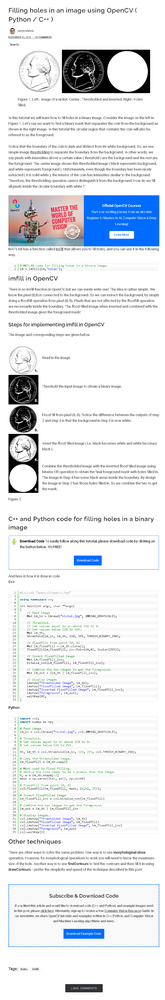
#> input picture OpenCV技巧_二值圖孔洞填充方法與實現(附源碼)/screencapture-learnopencv-filling-holes-in-an-image-using-opencv-python-c-2021-08-23-16_19_51.png, 165 x 1000 px, shrunk from 842 x 5090 before the run
$ python LoG_edge.py '../../../../../../OpenCV技巧_二值圖孔洞填充方法與實現(附源碼)/screencapture-learnopencv-filling-holes-in-an-image-using-opencv-python-c-2021-08-23-16_19_51.png'   (Python 2 division)   (older library calls are emulated)
#> lines starting #> are read from the running program, lines starting #| are printed output that depends on the picture; after the words box and inside, x2 and y2 are one past the last pixel; in counts of white or black regions, pixels touching at a corner belong together
# -*- coding: utf-8 -*-
import sys
import numpy as np
import math
import cv2
from scipy import signal
#构建 LoG 算子
def createLoGKernel(sigma,kSize):
    # LoG 算子的宽高，且两者均为奇数
    winH,winW = kSize
    logKernel = np.zeros(kSize,np.float32)
    #方差
    sigmaSquare = pow(sigma,2.0)
    # LoG 算子的中心
    centerH = (winH-1)/2
    centerW = (winW-1)/2
    for r in xrange(winH):
        for c in xrange(winW):
            norm2 = pow(r-centerH,2.0) + pow(c-centerW,2.0)
            logKernel[r][c] = 1.0/sigmaSquare*(norm2/sigmaSquare - 2)*math.exp(-norm2/(2*sigmaSquare))
    return logKernel
#高斯拉普拉斯卷积，一般取 _boundary = 'symm'
def LoG(image,sigma,kSize,_boundary='fill',_fillValue = 0):
    #构建 LoG 卷积核
    loGKernel = createLoGKernel(sigma,kSize)
    #图像与 LoG 卷积核卷积
    img_conv_log = signal.convolve2d(image,loGKernel,'same',boundary =_boundary)
    return img_conv_log
#主函数
if __name__ =="__main__":
    if len(sys.argv) > 1:
        image = cv2.imread(sys.argv[1],cv2.CV_LOAD_IMAGE_GRAYSCALE)
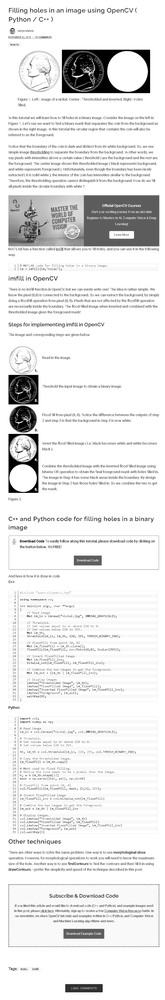
#> image: shape (1000, 165); min 0, max 255, mean 232.6
    else:
        print "Usge:python LoG.py imageFile"
    #显示原图
    cv2.imshow("image",image)
    #高斯拉普拉斯卷积
    img_conv_log = LoG(image,2,(13,13),'symm')
#> in LoG, `img_conv_log = signal.convolve2d(image,loGKernel,'same',boundary =_bou..`:
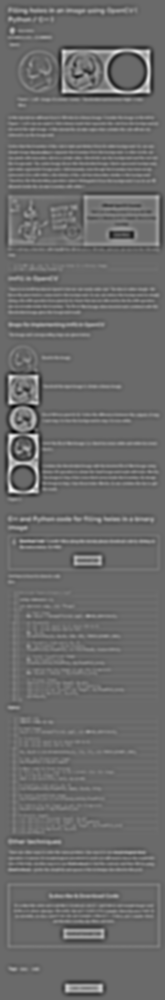
#> img_conv_log: shape (1000, 165) float32; min -660.5, max 822, mean -35.5; drawn with min black and max white
    #边缘的二值化显示
    edge_binary = np.copy(img_conv_log)
    edge_binary[edge_binary>=0]=0
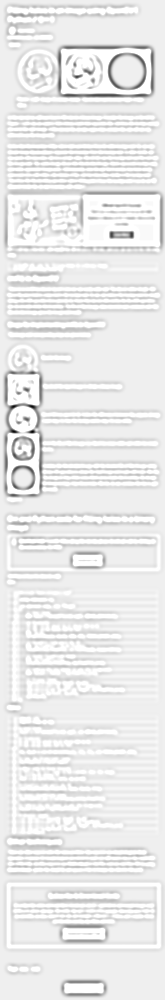
#> edge_binary: shape (1000, 165) float32; 19.15% of pixels changed, all inside (x1, y1, x2, y2) = (7, 7, 160, 993); drawn with min black and max white
    edge_binary[edge_binary<0]=255
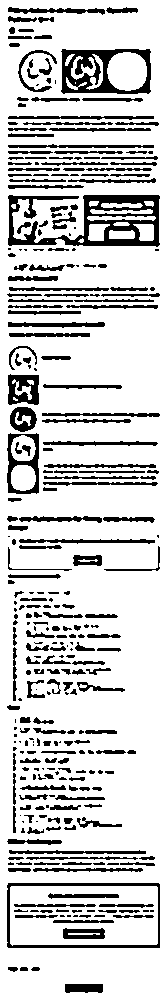
#> edge_binary: shape (1000, 165) float32; 80.8% white; 320 black regions (92 under 20 px), largest, box (x1, y1, x2, y2) and area: (8, 195, 160, 247) 3386, (61, 49, 151, 94) 2007, (7, 883, 160, 948) 1209
    edge_binary = edge_binary.astype(np.uint8)
    cv2.imshow("edge_binary",edge_binary)
    cv2.imwrite("edge1_binary_37_6.jpg",edge_binary)
    cv2.waitKey(0)
    cv2.destroyAllWindows()
